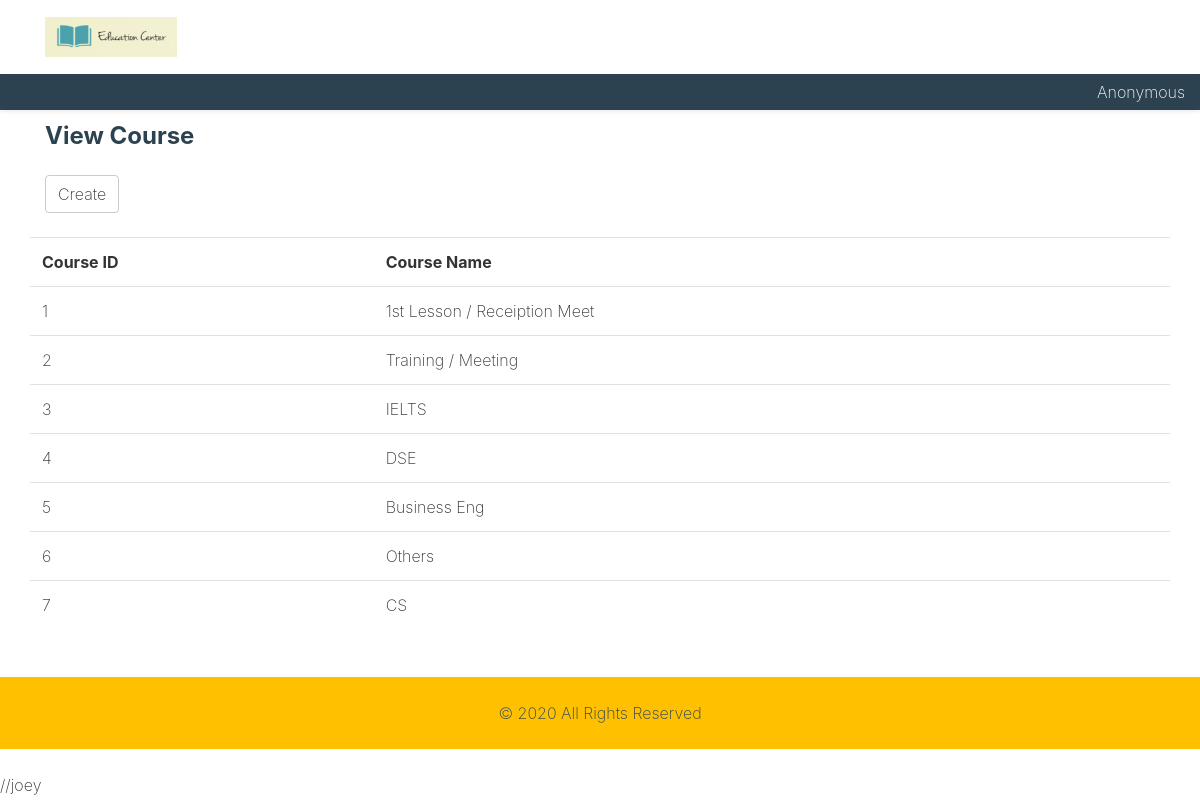
Screenshot of /view-create-course.php with the database file from the repository.
### tables this page shows
CREATE TABLE `course` (
  `course_ID` varchar(255) NOT NULL,
  `course_name` varchar(45) NOT NULL
);

### view-create-course.php (the view)
<?php
include 'inc/header.php';
$sql = "SELECT * FROM course ORDER BY course_ID ASC";
$query = mysqli_query($conn, $sql) or die(mysqli_error($conn));
print("
<div class='container'>
<div class='row'>
<div class='col-12 my-2'>
<h4 class='text-secondary'>View Course</h4>
</div>
</div>
<div class='row'>
		<div class='col-12 text-secondary'>
		<a href='create-course.php' class='btn btn-default'>Create</a>
		</div>
		</div>
</div>
<div class='container'>
<div class='row mt-3'>
<table class='table table-hover'>
<tr>
<th>Course ID</th>
<th>Course Name</th>
</tr>
");
if (mysqli_num_rows($query) > 0){
	while($result = mysqli_fetch_assoc($query)){
		printf("
		<tr>
		<td>%s</td>
		<td>%s</td>
		</tr>
		", $result['course_ID'], $result['course_name']);
	}
} else {
	echo "Not found";
}
print("
</table>
</div>
</div>
");
?>
<?php
include 'inc/footer.php';
?>

### css/custom.css (style rules this page uses)
.btn-default { color:#333;background-color:#fff;border-color:#ccc }
h1, h2, h3, h4, h5, h6 { font-weight: bold; }

### rows the page displays
course: course_ID "1", course_name "1st Lesson / Receiption Meet"
course: course_ID "2", course_name "Training / Meeting"
course: course_ID "3", course_name "IELTS"
course: course_ID "4", course_name "DSE"
course: course_ID "5", course_name "Business Eng"
course: course_ID "6", course_name "Others"
course: course_ID "7", course_name "CS"
